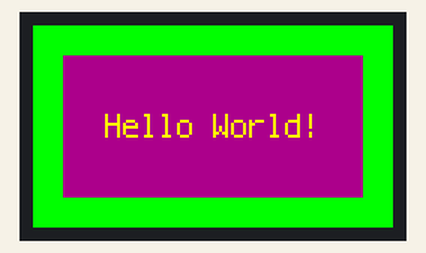
This program was run on a simulated CircuitPython board. On the bench: 240×135 colour display. What the program prints to the serial console is not drawn.

Above: at 5.1 s.

The program:

tft_test2.py
```python
# ST7789 on T-Display RP2040 @kreier 2023-03-04
# TFT_SCLK  2
# TFT_CS    5
# TFT_DC    1
# TFT_RST   0
# TFT_BL    4
# TFT_MOSI  3
# TFT_MISO  N/A

import board, time
import displayio
import digitalio
import busio
import terminalio
import adafruit_st7789
from adafruit_display_text import label

# First set some parameters used for shapes and text
BORDER = 20
FONTSCALE = 2
BACKGROUND_COLOR = 0x00FF00  # Bright Green
FOREGROUND_COLOR = 0xAA0088  # Purple
TEXT_COLOR = 0xFFFF00

print("Start SPI bus")
time.sleep(5)
print("Let's go")
displayio.release_displays()
spi = busio.SPI(board.D18, MOSI=board.D19, MISO=None)
while not spi.try_lock():
    pass
spi.configure(baudrate=24000000) # Configure SPI for 24MHz
spi.unlock()
tft_cs = board.D5
tft_dc = board.RX

display_bus = displayio.FourWire(spi, command=tft_dc, chip_select=tft_cs, reset=board.D23)
display = adafruit_st7789.ST7789(display_bus, width=240, height=135, rowstart=40, colstart=53, rotation=270)

# Make the display context
splash = displayio.Group()
display.show(splash)

color_bitmap = displayio.Bitmap(display.width, display.height, 1)
color_palette = displayio.Palette(1)
color_palette[0] = BACKGROUND_COLOR

bg_sprite = displayio.TileGrid(color_bitmap, pixel_shader=color_palette, x=0, y=0)
splash.append(bg_sprite)

# Draw a smaller inner rectangle
inner_bitmap = displayio.Bitmap(
    display.width - BORDER * 2, display.height - BORDER * 2, 1
)
inner_palette = displayio.Palette(1)
inner_palette[0] = FOREGROUND_COLOR
inner_sprite = displayio.TileGrid(
    inner_bitmap, pixel_shader=inner_palette, x=BORDER, y=BORDER
)
splash.append(inner_sprite)

# Draw a label
text = "Hello World!"
text_area = label.Label(terminalio.FONT, text=text, color=TEXT_COLOR)
text_width = text_area.bounding_box[2] * FONTSCALE
text_group = displayio.Group(
    scale=FONTSCALE,
    x=display.width // 2 - text_width // 2,
    y=display.height // 2,
)
text_group.append(text_area)  # Subgroup for text scaling
splash.append(text_group)

bl = digitalio.DigitalInOut(board.D2)
bl.direction = digitalio.Direction.OUTPUT
while True:
    print("Backlight on.")
    bl.value = True
    time.sleep(1)
    print("Backlight off.")
    bl.value = False
    time.sleep(1)
    pass
```
